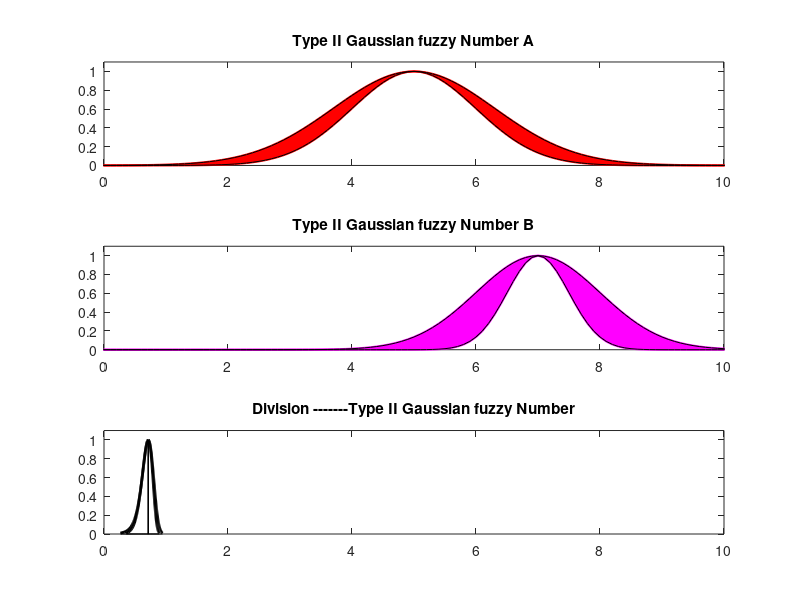

The MATLAB source for this figure:
clear
clc
%  Shahab Sotudian--94125091
% Type II Gaussian  Number Operations
% Type II Gaussian  Number A
sigma1L=1;
mean1L=5;

sigma1U=1.3;
mean1U=5;

% Type II Gaussian  Number B
sigma2U=1;
mean2U=7;

sigma2L=0.5;
mean2L=7;

alfa=0;
y=[];
l = -5:0.1:15;

% alfa cut
AU=[(mean1U-sigma1U*sqrt((-2)*log(alfa))),(mean1U+sigma1U*sqrt((-2)*log(alfa)))];
BU=[(mean2U-sigma2U*sqrt((-2)*log(alfa))),(mean2U+sigma2U*sqrt((-2)*log(alfa)))];

AL=[(mean1L-sigma1L*sqrt((-2)*log(alfa))),(mean1L+sigma1L*sqrt((-2)*log(alfa)))];
BL=[(mean2L-sigma2L*sqrt((-2)*log(alfa))),(mean2L+sigma2L*sqrt((-2)*log(alfa)))];

% Division 
for i=1:1:101
    alfa=(i-1)/100;
   y(i)=alfa;
s1U(i)=(mean1U-sigma1U*sqrt((-2)*log(alfa)))./(mean2U-sigma2U*sqrt((-2)*log(alfa)));
s2U(i)=(mean1U+sigma1U*sqrt((-2)*log(alfa)))./(mean2U+sigma2U*sqrt((-2)*log(alfa)));

s1L(i)=(mean1L-sigma1L*sqrt((-2)*log(alfa)))./(mean2L-sigma2L*sqrt((-2)*log(alfa)));
s2L(i)=(mean1L+sigma1L*sqrt((-2)*log(alfa)))./(mean2L+sigma2L*sqrt((-2)*log(alfa)));
end



 
  subplot(311)
h1=gaussmf(l,[1 5]);
plot(l,h1,'r','linewidth',1.5)
hold on
h2=gaussmf(l,[1.3 5]);
plot(l,h2,'r','linewidth',1.5)
title('Type II Gaussian fuzzy Number A')
axis([0,10,0,1.1])
X=[l,fliplr(l)];                
Y=[h2,fliplr(h1)];             
fill(X,Y,'r');  
       subplot(312)
h3=gaussmf(l,[1 7]);
plot(l,h3,'m','linewidth',1.5)
hold on
h4=gaussmf(l,[0.5 7]);
plot(l,h4,'m','linewidth',1.5)
title('Type II Gaussian fuzzy Number B')
axis([0,10,0,1.1])
X=[l,fliplr(l)];                
Y=[h4,fliplr(h3)];             
fill(X,Y,'m');

      subplot(313)
plot(s1L,y,'k','linewidth',2)
hold on
plot(s2L,y,'k','linewidth',2)
hold on
plot(s1U,y,'k','linewidth',2)
hold on
plot(s2U,y,'k','linewidth',2)
axis([0,10,0,1.1])
hold on

H1=area(s1U,y);
set(H1,'FaceColor','k');
H1=area(s1L,y);
set(H1,'FaceColor','w');
H2=area(s2U,y);
set(H2,'FaceColor','k');
H2=area(s2L,y);
set(H2,'FaceColor','w');

title('Division -------Type II Gaussian fuzzy Number')
